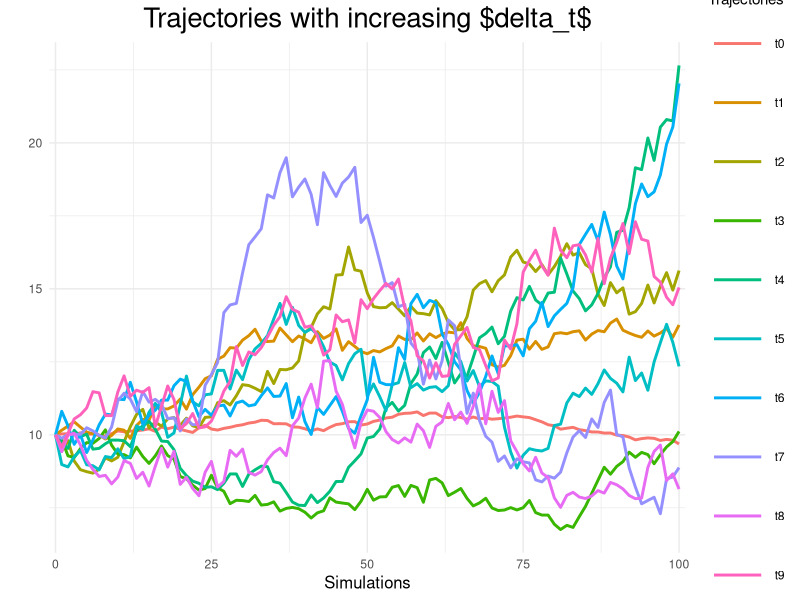

The R script that drew this image: (Note: a time limit stopped this script after it produced the figure.)
library(ggplot2)
library(tidyr)
library(dplyr)

#Simulering af S
Euler<-function(delta_t,k,t0=0,y0=10,W_0=0,mu=0.07,sigma=0.2){
  y <- rep(NA,k+1)
  ym <- rep(NA,k+1)
  y[1]<-y0
  ym[1] <- y0 #Til at lave antithetic
  dummy_t = t0
  for (i in 1:k){
   ny_t = delta_t + dummy_t
   delta_W = rnorm(1)*sqrt(delta_t)
   y[i+1]<-y[i]+mu*y[i]*delta_t+sigma*y[i]*delta_W
   ym[i+1] <- ym[i]+mu*ym[i]*delta_t-sigma*ym[i]*delta_W #antithetic
  }
  A <- cbind(y,ym)
  return(A)
}

#Function til at lave dataframe til at plotte trajectories
plt<-function(number=10,k= 100,t0=0,y0=10,delta_t,W_0=0,mu=0.07,sigma=0.2){
  #Udregning
  delta_t0 = 1/1000
  H <- matrix(data = NA, nrow = k+1, ncol = number)
  for (i in 1:10){
    H[,i]<-Euler(delta_t = delta_t0, k=k)[,1]
    delta_t0<-  delta_t0 + 0.01
  }
  H1 <- as.data.frame(cbind(H,seq(0,100))) #Dataframe, så det kan bruges i ggplot
  return(H1)
}


graph<-function(dataframe){
  df1 <- dataframe
  colnames(df1)<-c('t0', 't1', 't2', 't3', 't4', 't5', 't6', 't7', 't8', 't9', 'x')
  df <- df1 %>%
    select(t0, t1, t2, t3, t4, t5, t6, t7, t8, t9, x) %>%
    gather(key = "variable", value = "value", -x) #Laver det til en enkel column, som ggplot bruger
  #Plot
  ggplot(df, aes(x = x, y = value)) + 
    geom_line(aes(color = variable), size = 1) +
    theme_minimal() +
    xlab('Simulations') +
    ylab('') +
    ggtitle('Trajectories with increasing $delta_t$') +
    theme(plot.title = element_text(hjust = 0.5, size=20))+ 
    theme(legend.key.size = unit(1.5, 'cm')) +
    theme(axis.title = element_text(size=12)) +
    scale_colour_discrete("Trajectories") + #Ændre navn på legend
    scale_x_continuous(expand = c(0.01, 0)) #Så plot starter og slutter ved fct (næsten)
}

graph(plt())






####################  SIMULERING AF GÆT AF MEAN
#Monte carlo
E_S_t <- function(n,t0,y0,delta_t,W_0=0,k,mu,sigma){
  z <- rep(NA,n) #Holder Euler-værdierne
  for (i in 1:n){
    z[i]<-Euler(delta_t,k)[k+1,1]
  }
  a<- mean(z)
  return(a)
}

#ANTITHETIC
Ant <- function(n,t0,y0,delta_t,W_0=0,k,mu,sigma){
  z <- matrix(data=NA, ncol=2, nrow=n) 
  for (i in 1:n){
    z[i,]<-Euler(delta_t,k)[k+1,]
  }
  a <- 1/(2*n)*sum(z)
  return(a)
}



#Den teoretiske værdi (Forventet værdi af en lognormal)
Teo_v<- function(t){ #t angiver store T
  mu_log <- (0.07-0.5*0.2^2)*t+log(10)
  r <- exp(mu_log+(t*0.2^2)/2) 
  return(r)
}


#Error for de to metoder
monte<-E_S_t(10000,0,10,1/500,0,1000,0.07,0.2)
anti<-Ant(5000,0,10,1/500,0,1000,0.07,0.2)

error_m<- monte-Teo_v(2) 
error_a<- anti-Teo_v(2)
error_m
error_a
#Bemærk at n er forskelligt i de to metoder

#Loop for at skabe flere error
j<-rep(NA,10)
for (i in 1:10){
  monte<-E_S_t(10000,0,10,1/500,0,1000,0.07,0.2)
  anti<-Ant(5000,0,10,1/500,0,1000,0.07,0.2)
  error_m<- abs(monte-Teo_v(2)) 
  error_a<- abs(anti-Teo_v(2))
  j[i]<- error_m - error_a
}
#Positiv er m størst, negativ er a størst
mean(j) #Gns af error
j #Burde være positiv


#Tjek varians/sd ################### VED DET IKKE HELT OM DET BARE SKAL SLETTES
L<-2000
sv<-rep(NA,L)

for (i in 1:L){
  mon<-E_S_t(10000,0,10,1/300,0,300,0.07,0.2)
  sv[i]<-mon-Teo_v(1)
  print(i)
}

mean(sv)
sd(sv)
1/sqrt(10000)



########################### OPG H. BURDE NOK FLYTTES TIL ET ANDET DOKU
#Opg h)
J<-1000000
L<- 5000
muhat<-rep(NA,J)
muhatlog<-rep(NA,J)
sigmahat<-rep(NA,J)
for (i in 1:J){
  a<-Euler(1/500,L, y0=10)
  logp<-(log(a)-log(lag(a)))[2:L+1]
  muhat[i]<-(mean(logp))*500+0.5*var(logp)*500
  muhatlog[i]<-mean(logp)
  sigmahat[i]<- var(logp)
  print(i)
}
mean(muhat)
var(muhatlog)
var(muhat)
median(muhat)
mean(sigmahat*500)
var(sigmahat*500)
cor(muhat,sigmahat*500)

hist(sigmahat, breaks=40)


0.04/(L*1/(500)) + 0.04^2/(2*L)
var(muhat)
sd(muhat)

0.04^2*2/L
var(sigmahat*500)


0.04^2/(L)
cov(sigmahat*500,muhat)
